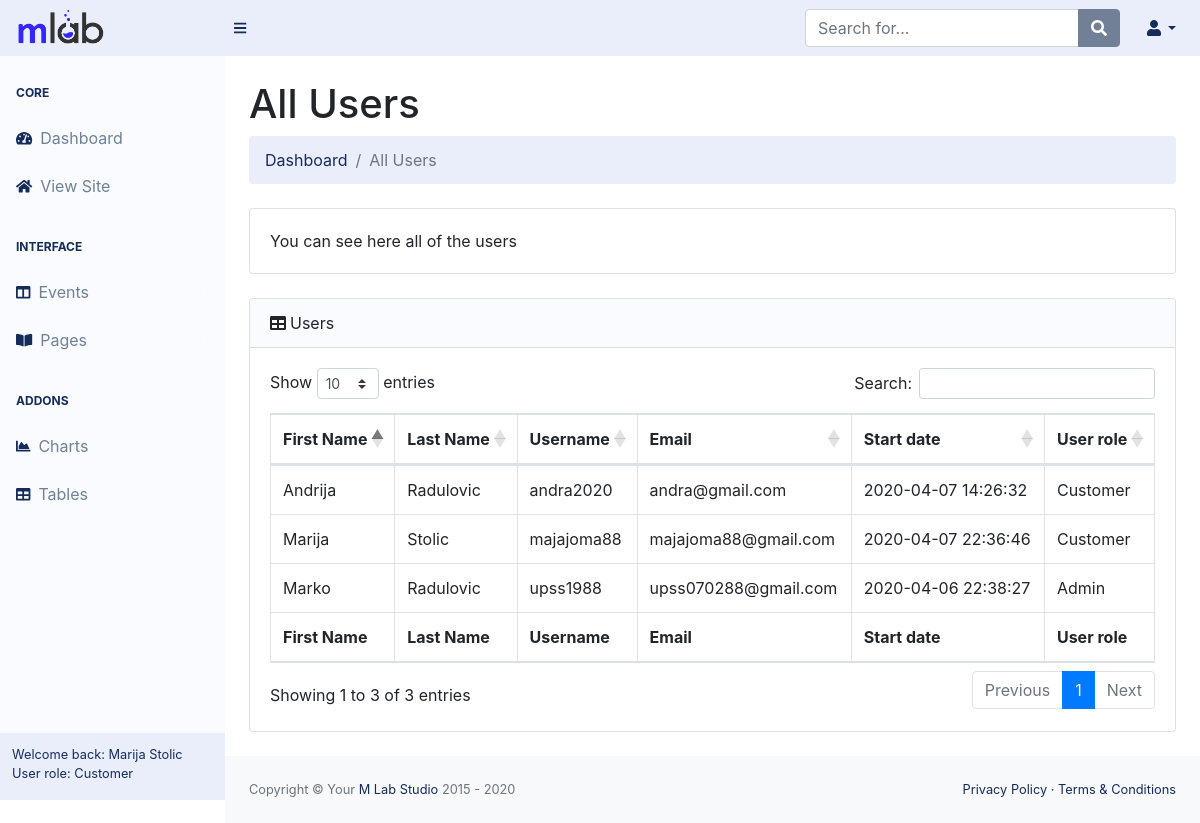
Page /backend/pages/all_users.php (signed in) on the earlier database version.
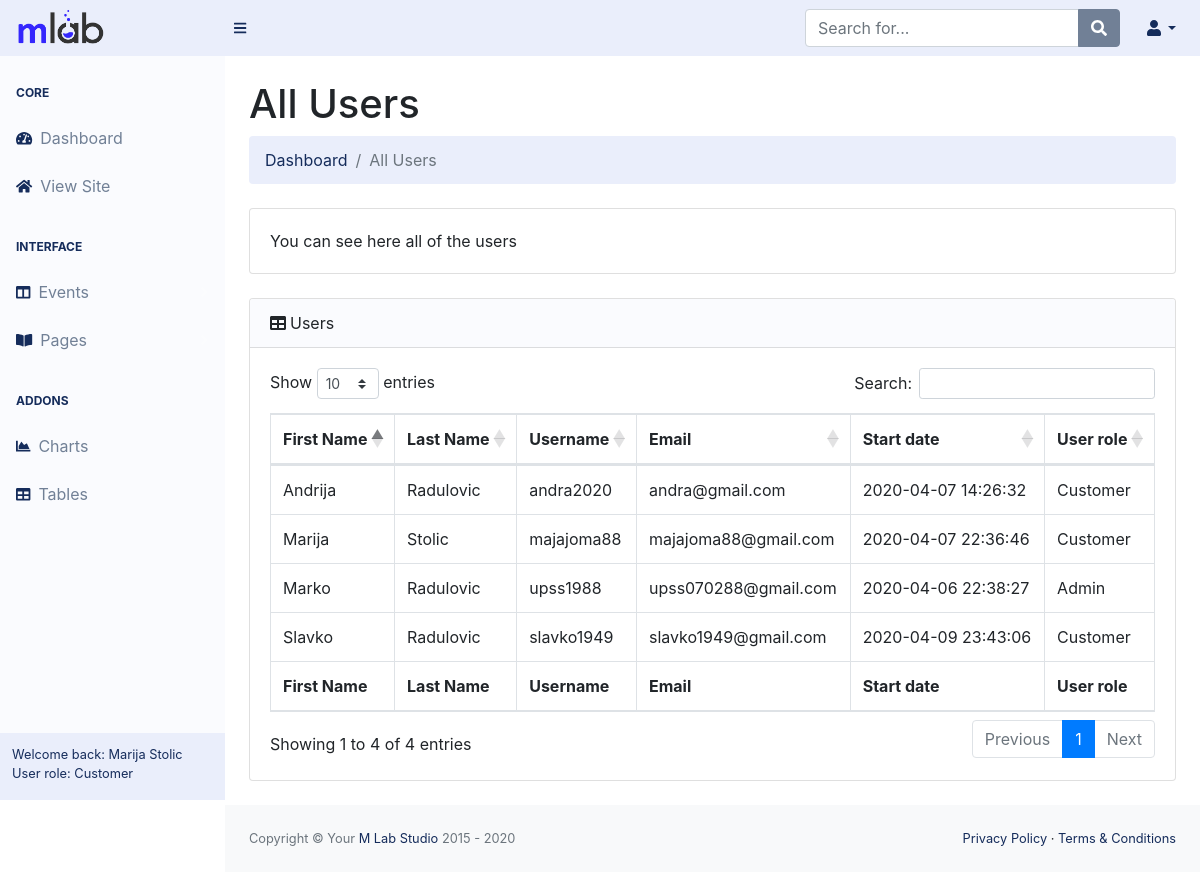
Same page on the later database version.
### tables this page shows
CREATE TABLE `users` (
  `id` int(255) NOT NULL,
  `fname` varchar(20) NOT NULL,
  `lname` varchar(20) NOT NULL,
  `username` varchar(100) NOT NULL,
  `email` varchar(100) NOT NULL,
  `password` varchar(100) NOT NULL,
  `profile_image` varchar(100) NOT NULL,
  `work` varchar(50) NOT NULL,
  `education` varchar(50) NOT NULL,
  `phone_number` varchar(30) NOT NULL,
  `state` varchar(30) NOT NULL,
  `current_city` varchar(30) NOT NULL,
  `home_town` varchar(30) NOT NULL,
  `relationship_status` varchar(30) NOT NULL,
  `gender` varchar(30) NOT NULL,
  `hobbies` varchar(100) NOT NULL,
  `website` varchar(30) NOT NULL,
  `company` varchar(30) NOT NULL,
  `position` varchar(30) NOT NULL,
  `bio` varchar(250) NOT NULL,
  `date` timestamp NOT NULL DEFAULT CURRENT_TIMESTAMP,
  `user_role` int(10) NOT NULL
);

### backend/config/Db.php (called while the page is built)
<?php
$dbhost = 'localhost';
$dbuser = 'root';
$dbpass = '';
$dbname = 'app';
$db = new Database($dbhost, $dbuser, $dbpass, $dbname);

### backend/config/Database.php (called while the page is built, shortened)
<?php
require_once 'Db.php';
class Database
{
    public $connection;
    protected $query;
    public function __construct($dbhost = 'localhost', $dbuser = 'root', $dbpass = '', $dbname = 'app', $charset = 'utf8')
    {
        $this->connection = new mysqli($dbhost, $dbuser, $dbpass, $dbname);
        $this->connection->set_charset($charset);
    }
    public function query($query)
    {
        if ($this->query = $this->connection->prepare($query)) {
            $this->query->execute();
        } else {
            $this->error('Unable to prepare MySQL statement (check your syntax) - ' . $this->connection->error);
        }
        return $this;
    }
    public function fetchAll($callback = null)
    {
        $params = array();
        $row = array();
        $meta = $this->query->result_metadata();
        while ($field = $meta->fetch_field()) {
            $params[] = &$row[$field->name];
        }
        call_user_func_array(array($this->query, 'bind_result'), $params);
        $result = array();
        while ($this->query->fetch()) {
            $r = array();
            foreach ($row as $key => $val) {
                $r[$key] = $val;
            }
            if ($callback != null && is_callable($callback)) {
                $value = call_user_func($callback, $r);
                if ($value == 'break') break;
            } else {
                $result[] = $r;
            }
        }
        return $result;
    }
}

### backend/src/templates/template-parts/admin_area/all_users/all_users.php (the view)
<table class="table table-bordered" id="dataTable" width="100%" cellspacing="0">
	<thead>
		<tr>
			<th>First Name</th>
			<th>Last Name</th>
			<th>Username</th>
			<th>Email</th>
			<th>Start date</th>
			<th>User role</th>
		</tr>
	</thead>
	<tfoot>
		<tr>
			<th>First Name</th>
			<th>Last Name</th>
			<th>Username</th>
			<th>Email</th>
			<th>Start date</th>
			<th>User role</th>
		</tr>
	</tfoot>
	<tbody>
	<?php
	$allUsers = $db->query('SELECT fname, lname, username, email, date, user_role FROM users ORDER BY id DESC')->fetchAll();
	foreach ($allUsers as $allUser) { ?>
		<tr>
			<td><?= $allUser['fname'] ?></td>
			<td><?= $allUser['lname'] ?></td>
			<td><?= $allUser['username'] ?></td>
			<td><?= $allUser['email'] ?></td>
			<td><?= $allUser['date'] ?></td>
			<td><?= ($allUser['user_role'] === 10) ? 'Admin' : 'Customer'; ?></td>
		</tr>
	<?php } ?>
	</tbody>
</table>

### backend/src/templates/header/header.php (shortened to what this page needs)
<?php include 'C:/xampp/htdocs/App/backend/config/Database.php'; ?>
<!DOCTYPE html>
<html lang="en">
<head>
    <link href="css/styles.css" rel="stylesheet" />
    <link href="https://cdn.datatables.net/1.10.20/css/dataTables.bootstrap4.min.css" rel="stylesheet" />
</head>
<body class="sb-nav-fixed">
<nav class="sb-topnav navbar navbar-expand">
    <a class="navbar-brand" href="../../../../index.php"><img alt="Image placeholder" src="../../../../frontend/assets/img/brand/mlab-logo.png" id="navbar-logo"></a><button class="btn btn-link btn-sm order-1 order-lg-0" id="sidebarToggle" href="#"><i class="fas fa-bars"></i></button
    >
    <form class="d-none d-md-inline-block form-inline ml-auto mr-0 mr-md-3 my-2 my-md-0">
        <div class="input-group">
            <input class="form-control" type="text" placeholder="Search for..." aria-label="Search" aria-describedby="basic-addon2" />
            <div class="input-group-append">
                <button class="btn btn-primary" type="button"><i class="fas fa-search"></i></button>
            </div>
        </div>
    </form>
    <ul class="navbar-nav ml-auto ml-md-0">
        <li class="nav-item dropdown">
            <a class="nav-link dropdown-toggle" id="userDropdown" href="#" role="button" data-toggle="dropdown" aria-haspopup="true" aria-expanded="false"><i class="fas fa-user fa-fw"></i></a>
        </li>
    </ul>
</nav>

### backend/pages/all_users.php (shortened to what this page needs)
<?php include '../src/templates/header/header.php'; ?>
<div id="layoutSidenav">
	<div id="layoutSidenav_nav">
		<nav class="sb-sidenav accordion sb-sidenav-dark" id="sidenavAccordion">
			<?php include '../src/templates/template-parts/navigation/navigation.php'; ?>
			<?php include '../src/templates/auth/users/user_name.php'; ?>
		</nav>
	</div>
	<div id="layoutSidenav_content">
		<main>
			<div class="container-fluid">
				<h1 class="mt-4">All Users</h1>
				<ol class="breadcrumb mb-4">
					<li class="breadcrumb-item"><a href="index.php">Dashboard</a></li>
					<li class="breadcrumb-item active">All Users</li>
				</ol>
				<div class="card mb-4">
					<div class="card-body">You can see here all of the users</div>
				</div>
				<div class="card mb-4">
					<div class="card-header"><i class="fas fa-table mr-1"></i>Users</div>
					<div class="card-body">
						<div class="table-responsive">
							<?php include '../src/templates/template-parts/admin_area/all_users/all_users.php'; ?>
						</div>
					</div>
				</div>
			</div>
		</main>
		<?php include '../src/templates/footer/footer.php'; ?>
	</div>
</div>
</body>
</html>

### backend/src/templates/template-parts/navigation/navigation.php (shortened to what this page needs)
<div class="sb-sidenav-menu">
    <div class="nav">
        <div class="sb-sidenav-menu-heading">Core</div>
        <a class="nav-link" href="/backend/pages/index.php">
            <div class="sb-nav-link-icon"><i class="fas fa-tachometer-alt"></i></div>
            Dashboard</a>
        <a class="nav-link" href="http://app.beta/frontend/index.php" target="_blank">
            <div class="sb-nav-link-icon"><i class="fas fa-home"></i></div>
            View Site</a>
        <div class="sb-sidenav-menu-heading">Interface</div>
        <a class="nav-link collapsed" href="#" data-toggle="collapse" data-target="#collapseLayouts" aria-expanded="false" aria-controls="collapseLayouts">
            <div class="sb-nav-link-icon"><i class="fas fa-columns"></i></div>
            Events
            <div class="sb-sidenav-collapse-arrow"><i class="fas fa-angle-down"></i></div>
        </a>
        <a class="nav-link collapsed" href="#" data-toggle="collapse" data-target="#collapsePages" aria-expanded="false" aria-controls="collapsePages">
            <div class="sb-nav-link-icon"><i class="fas fa-book-open"></i></div>
            Pages
            <div class="sb-sidenav-collapse-arrow"><i class="fas fa-angle-down"></i></div>
        </a>
        <div class="sb-sidenav-menu-heading">Addons</div>
        <a class="nav-link" href="charts.php">
            <div class="sb-nav-link-icon"><i class="fas fa-chart-area"></i></div>
            Charts</a>
        <a class="nav-link" href="tables.php">
            <div class="sb-nav-link-icon"><i class="fas fa-table"></i></div>
            Tables</a>
    </div>
</div>

### backend/src/templates/auth/users/user_name.php (shortened to what this page needs)
<div class="sb-sidenav-footer">
    <div class="small">Welcome back: <?php echo $_SESSION['fname'].' '.$_SESSION['lname']; ?></div>
    <div class="small">User role: <?= $isAdmin = ($_SESSION['user_role'] === 10) ? 'Admin' : 'Customer'; ?></div>
</div>

### backend/src/templates/footer/footer.php (shortened to what this page needs)
<footer class="py-4 bg-light mt-auto">
    <div class="container-fluid">
        <div class="d-flex align-items-center justify-content-between small">
            <div class="text-muted">Copyright &copy; Your <a href="https://mlab-studio.com" target="_blank">M Lab Studio</a> 2015 - <?php echo date('Y') ?></div>
            <div>
                <a href="#">Privacy Policy</a>
                &middot;
                <a href="#">Terms &amp; Conditions</a>
            </div>
        </div>
    </div>
</footer>

Differences in the rows shown:
added users: fname "Slavko", lname "Radulovic", username "slavko1949", email "slavko1949@gmail.com", date "2020-04-09 23:43:06", user_role "Customer"
Other differences:
text written by a page script: "Show entries Search: Showing 1 to 3 of 3 entries Previous 1 Next" → "Show entries Search: Showing 1 to 4 of 4 entries Previous 1 Next"
